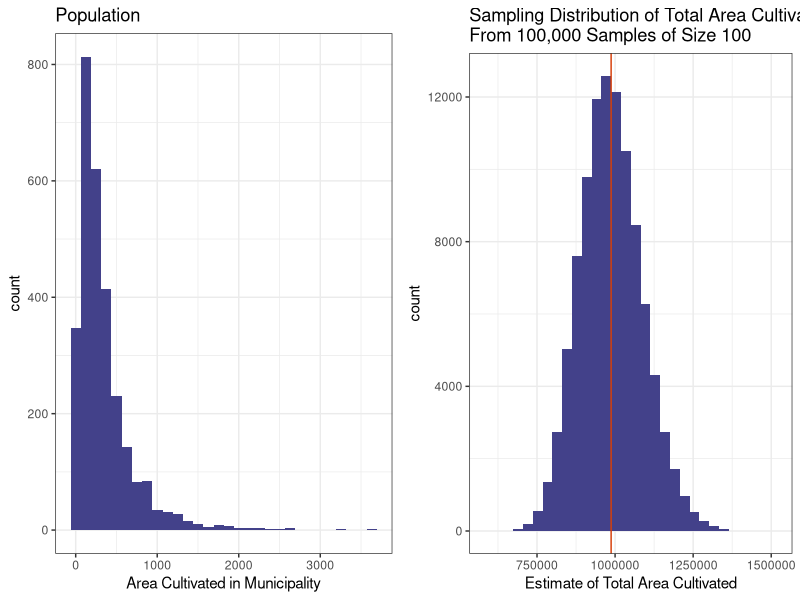
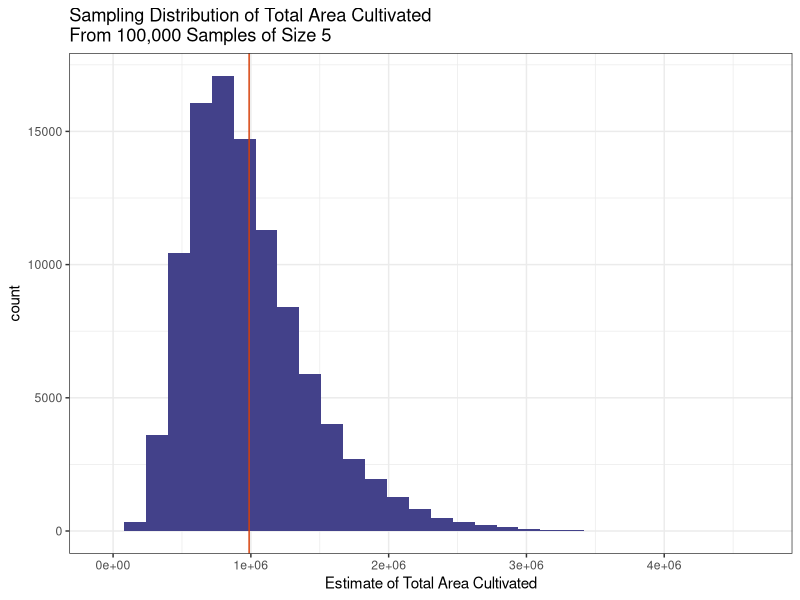
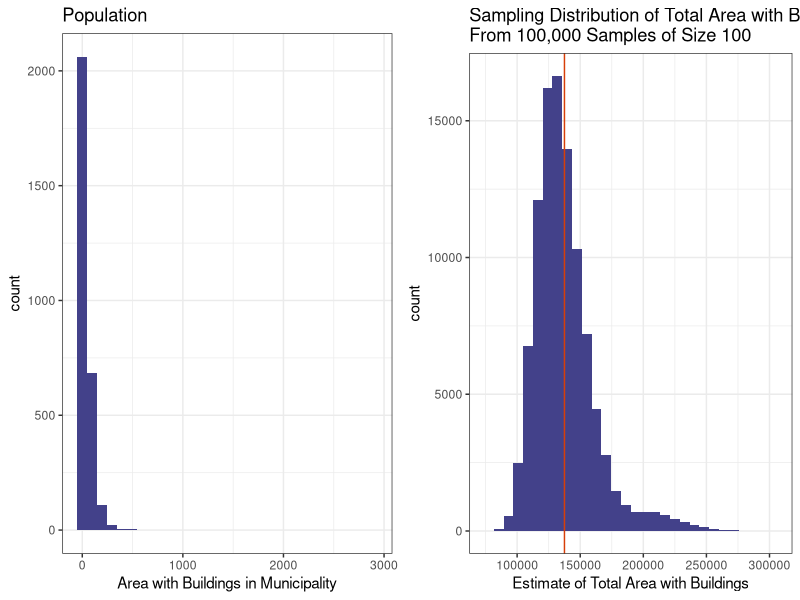
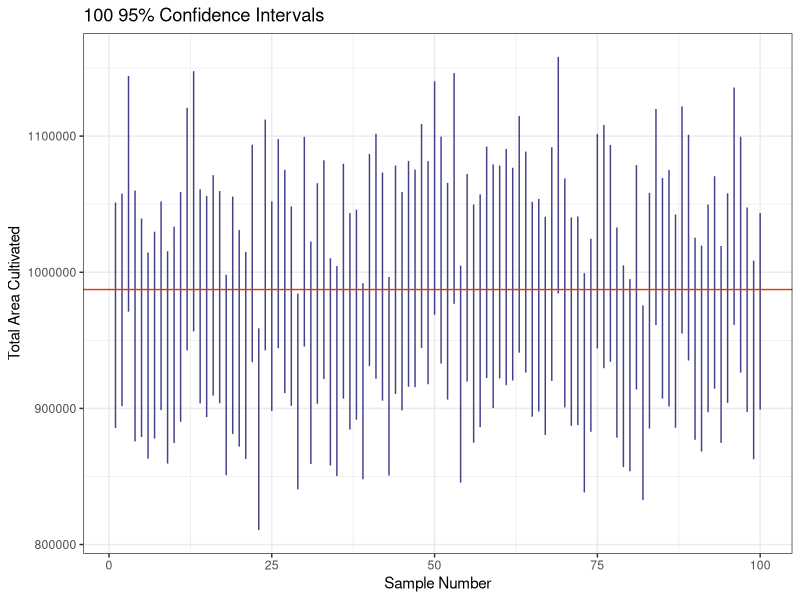
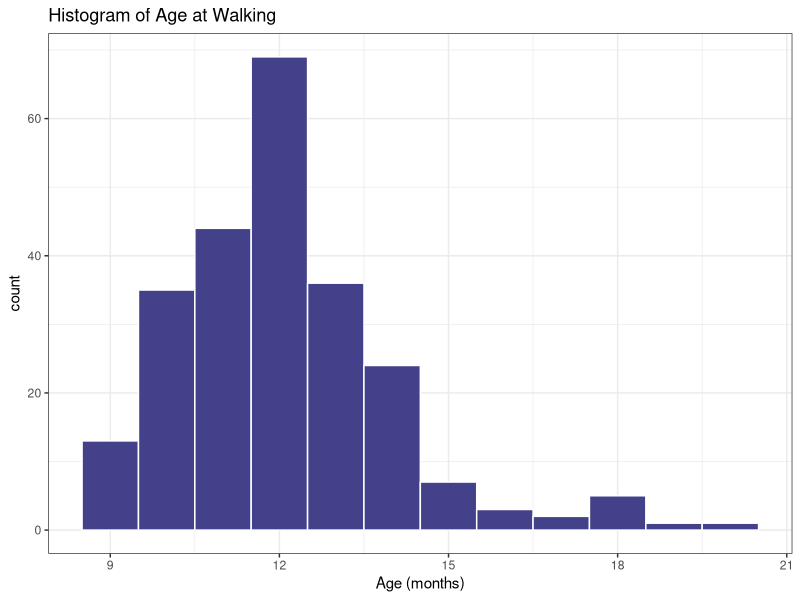

The R source for these figures, in order:
## ---- chunk 1
knitr::opts_chunk$set(echo = TRUE)
library(ggplot2)
knitr::opts_chunk$set(fig.align = "center")
## ---- chunk 2
library(sampling)
data(swissmunicipalities)
library(ggplot2)
library(gridExtra)

areacult <- swissmunicipalities$Surfacescult	# area under cultivation
N <- length(areacult)

# True population parameter
t <- sum(areacult)

### Draw a LARGER sample
n <- 100

## Let's draw many MANY more samples
t.hat <- rep(0, 100000)
for (i in 1:100000) {
	samp.new <- srswor(n, N)
	t.hat[i] <- N * mean(areacult[samp.new == 1])
}

df <- data.frame(t.hat)

p1 <- ggplot(swissmunicipalities, aes(x=areacult)) + 
  geom_histogram(fill="#43418A") + 
  theme_bw() +
  labs(x="Area Cultivated in Municipality") +
  ggtitle("Population")

p2 <- ggplot(df, aes(x=t.hat)) +
  geom_histogram(fill="#43418A") +
  geom_vline(xintercept=t, col="#D73F09") +
  theme_bw() +
  labs(x="Estimate of Total Area Cultivated") +
  ggtitle("Sampling Distribution of Total Area Cultivated\nFrom 100,000 Samples of Size 100")

grid.arrange(p1, p2, ncol=2)
## ---- chunk 3
### Draw a SMALL sample
n <- 5

## Let's draw many MANY more samples
t.hat5 <- rep(0, 100000)
for (i in 1:100000) {
	samp.new <- srswor(n, N)
	t.hat5[i] <- N * mean(areacult[samp.new == 1])
}

df$t.hat5 <- t.hat5

ggplot(df, aes(x=t.hat5)) +
  geom_histogram(fill="#43418A") +
  geom_vline(xintercept=t, col="#D73F09") +
  theme_bw() +
  labs(x="Estimate of Total Area Cultivated") +
  ggtitle("Sampling Distribution of Total Area Cultivated\nFrom 100,000 Samples of Size 5")
## ---- chunk 4
## Variable that's MORE SKEWED
areabuild <- swissmunicipalities$Airbat
t <- sum(areabuild)
n <- 100

## Let's draw many MANY more samples
t.hat2 <- rep(0, 100000)
for (i in 1:100000) {
	samp.new <- srswor(n, N)
	t.hat2[i] <- N * mean(areabuild[samp.new == 1])
}

df$t.hat2 <- t.hat2

p3 <- ggplot(swissmunicipalities, aes(x=areabuild)) + 
  geom_histogram(fill="#43418A") + 
  theme_bw() +
  labs(x="Area with Buildings in Municipality") +
  ggtitle("Population")

p4 <- ggplot(df, aes(x=t.hat2)) +
  geom_histogram(fill="#43418A") +
  geom_vline(xintercept=t, col="#D73F09") +
  theme_bw() +
  labs(x="Estimate of Total Area with Buildings") +
  ggtitle("Sampling Distribution of Total Area with Buildings\nFrom 100,000 Samples of Size 100")

grid.arrange(p3, p4, ncol=2)
## ---- chunk 5
### Let's make many 95% CI for the area cultivated example with n=500

n <- 500
N <- length(areacult)
t <- sum(areacult)

z95 <- qnorm(0.975)

t.hat <- rep(0, 100000)
se.est <- rep(0, 100000)
for (i in 1:100000) {
	samp.new <- srswor(n, N)
	t.hat[i] <- N * mean(areacult[samp.new == 1])
	se.est[i] <- N*sqrt((1-n/N)*var(areacult[samp.new == 1])/n)
}

low.bound <- t.hat - z95*se.est
high.bound <- t.hat + z95*se.est

# Plot a smaller number of samples
low.bound.red <- low.bound[1:100]
high.bound.red <- high.bound[1:100]

dci <- data.frame(ind=1:100, low.bound.red, high.bound.red)

ggplot(dci) +
  geom_segment(aes(x=ind, xend=ind, y=low.bound.red, yend=high.bound.red), col="#43418A") +
  geom_hline(yintercept=t, col="#D73F09") +
  theme_bw() +
  labs(x="Sample Number", y="Total Area Cultivated") +
  ggtitle("100 95% Confidence Intervals")
## ---- chunk 6
# With full number of samples, how many contain t?
contain.t <- ifelse(t >= low.bound & t <= high.bound, 1, 0)
sum(contain.t) / 100000
## ---- chunk 7
walkage <- data.frame(age=c(rep(9,13), rep(10,35), rep(11,44), rep(12,69), 
                            rep(13,36), rep(14,24), rep(15,7), rep(16,3),
                            rep(17,2), rep(18,5), rep(19,1), rep(20,1)))

library(ggplot2)

ggplot(walkage, aes(x=age)) + 
  geom_histogram(binwidth=1, color="white", fill="#43418A") +
  theme_bw() +
  labs(x="Age (months)", title="Histogram of Age at Walking")
